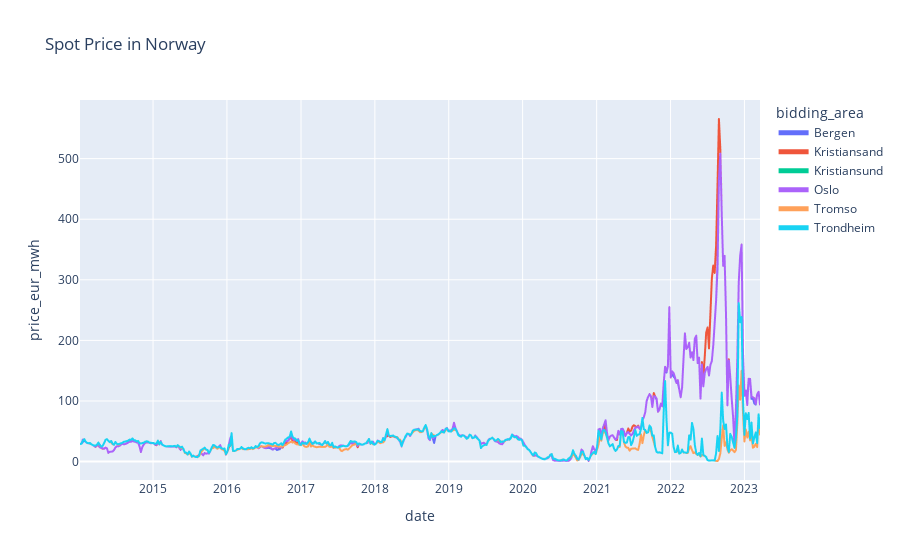

The notebook cell saved with this chart:
### Code cell
plot_prices_by_country(prices_by_week, 'Norway', as_jpeg=False)

### Figure 1 — Plotly figure (JSON) as saved in the notebook; plotly's stock layout.template omitted (floating-point values rounded to 4 significant figures; data arrays with more than 128 entries replaced by an {"elided": "..."} marker saying what was removed)
{"data": [{"hovertemplate": "bidding_area=Bergen<br>date=%{x}<br>price_eur_mwh=%{y}<extra></extra>", "legendgroup": "Bergen", "line": {"color": "#636efa", "dash": "solid"}, "marker": {"symbol": "circle", "size": 2}, "mode": "lines", "name": "Bergen", "showlegend": true, "x": {"elided": "481 str values"}, "xaxis": "x", "y": {"elided": "481 float values"}, "yaxis": "y", "type": "scattergl"}, {"hovertemplate": "bidding_area=Kristiansand<br>date=%{x}<br>price_eur_mwh=%{y}<extra></extra>", "legendgroup": "Kristiansand", "line": {"color": "#EF553B", "dash": "solid"}, "marker": {"symbol": "circle", "size": 2}, "mode": "lines", "name": "Kristiansand", "showlegend": true, "x": {"elided": "481 str values"}, "xaxis": "x", "y": {"elided": "481 float values"}, "yaxis": "y", "type": "scattergl"}, {"hovertemplate": "bidding_area=Kristiansund<br>date=%{x}<br>price_eur_mwh=%{y}<extra></extra>", "legendgroup": "Kristiansund", "line": {"color": "#00cc96", "dash": "solid"}, "marker": {"symbol": "circle", "size": 2}, "mode": "lines", "name": "Kristiansund", "showlegend": true, "x": {"elided": "481 str values"}, "xaxis": "x", "y": {"elided": "481 float values"}, "yaxis": "y", "type": "scattergl"}, {"hovertemplate": "bidding_area=Oslo<br>date=%{x}<br>price_eur_mwh=%{y}<extra></extra>", "legendgroup": "Oslo", "line": {"color": "#ab63fa", "dash": "solid"}, "marker": {"symbol": "circle", "size": 2}, "mode": "lines", "name": "Oslo", "showlegend": true, "x": {"elided": "481 str values"}, "xaxis": "x", "y": {"elided": "481 float values"}, "yaxis": "y", "type": "scattergl"}, {"hovertemplate": "bidding_area=Tromso<br>date=%{x}<br>price_eur_mwh=%{y}<extra></extra>", "legendgroup": "Tromso", "line": {"color": "#FFA15A", "dash": "solid"}, "marker": {"symbol": "circle", "size": 2}, "mode": "lines", "name": "Tromso", "showlegend": true, "x": {"elided": "481 str values"}, "xaxis": "x", "y": {"elided": "481 float values"}, "yaxis": "y", "type": "scattergl"}, {"hovertemplate": "bidding_area=Trondheim<br>date=%{x}<br>price_eur_mwh=%{y}<extra></extra>", "legendgroup": "Trondheim", "line": {"color": "#19d3f3", "dash": "solid"}, "marker": {"symbol": "circle", "size": 2}, "mode": "lines", "name": "Trondheim", "showlegend": true, "x": {"elided": "481 str values"}, "xaxis": "x", "y": {"elided": "481 float values"}, "yaxis": "y", "type": "scattergl"}], "layout": {"xaxis": {"anchor": "y", "domain": [0.0, 1.0], "title": {"text": "date"}}, "yaxis": {"anchor": "x", "domain": [0.0, 1.0], "title": {"text": "price_eur_mwh"}}, "legend": {"title": {"text": "bidding_area"}, "tracegroupgap": 0, "itemsizing": "constant"}, "title": {"text": "Spot Price in Norway"}}}
